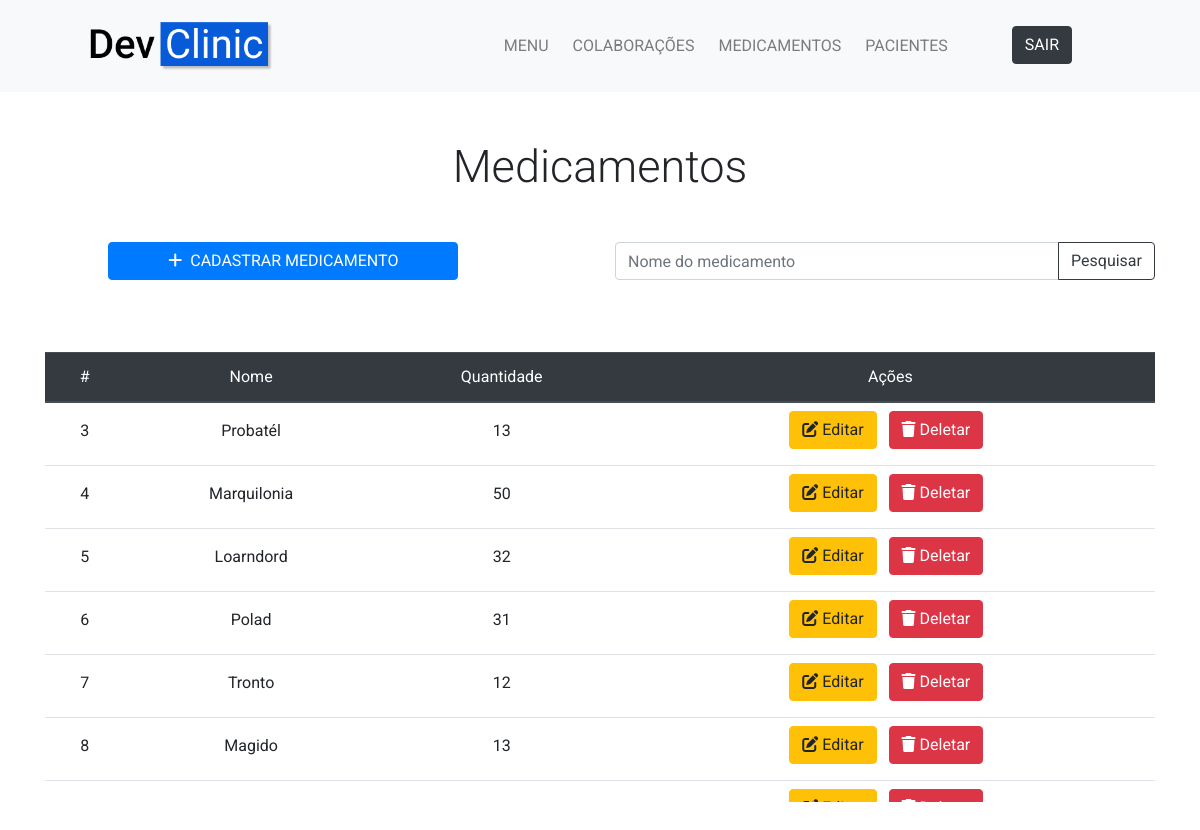
Screenshot of /medicamento/ (signed in) with the database file from the repository.
### medicamento/models.py (models this page shows, shortened)
class Medicamento(models.Model):
    nome = models.CharField(max_length=150)
    marca = models.CharField(max_length=60, blank=True)
    quantidade = models.BigIntegerField()

### medicamento/views.py (the view)
# urls.py: path('', views.menumedicamento, name='menumedicamento'),
@login_required
def menumedicamento(request):
    if request.method == 'GET':
        pesquisa = request.GET.get('nome')
        if not pesquisa:
            medicamentos = Medicamento.objects.all()
            return render(request, 'medicamento/menumedicamento.html', {'medicamentos':medicamentos})
        else:
            medicamentos = Medicamento.objects.filter(nome__contains=pesquisa)
            return render(request, 'medicamento/pesquisarmedicamento.html', {'medicamentos':medicamentos})

### medicamento/templates/medicamento/menumedicamento.html (shortened to what this page needs)
{% extends '../main/base.html' %}
{% block content %}
  <section class="py-5">
    <div class="container">
      <h1 class="display-4 text-center big-display">Medicamentos</h1>
      <div class="row my-5">
        <div class="col-lg-4 mx-auto">
          <a href="{% url 'medicamento:criarmedicamento' %}" class="btn btn-primary btn-block mb-4"><i class="fas fa-plus mr-1"></i> CADASTRAR MEDICAMENTO</a>
        </div>
        <div class="col-lg-6 ml-auto">
          <form method="GET">
            <div class="form-group">
              <div class="input-group">
                <input type="text" name="nome" id="nome" class="form-control" placeholder="Nome do medicamento">
                <div class="input-group-append">
                  <button type="submit" class="btn btn-outline-dark">Pesquisar</button>
                </div>
              </div>
            </div>
          </form>
        </div>
      </div>
      <div class="row">
        <div class="col-lg-12">
          {% if medicamentos %}
            <div class="table-responsive" id="tabela-colaboracao">
              <table class="table table-hover">
                <thead class="thead-dark">
                  <tr>
                    <th scope="col" class="text-center">#</th>
                    <th scope="col" class="text-center">Nome</th>
                    <th scope="col" class="text-center">Quantidade</th>
                    <th scope="col" class="text-center">Ações</th>
                  </tr>
                </thead>
                <tbody>
                  {% for medicamento in medicamentos %}
                      <tr>
                        <th scope="row" class="text-center py-3">{{ medicamento.id }}</th>
                        <th class="text-center py-3">{{ medicamento.nome }}</th>
                        <th class="text-center py-3">{{ medicamento.quantidade }}</th>
                        <th class="text-center py-2">
                          <a href="{% url 'medicamento:editarmedicamento' medicamento.id %}" class="btn btn-warning mr-2 mb-2"><i class="fas fa-edit mr-md-1"></i>Editar</a>
                          <form method="POST" class="d-inline" action="{% url 'medicamento:deletarmedicamento' medicamento.id %}">
                            <button type="submit" class="btn btn-danger mr-2 mb-2"><i class="fas fa-trash mr-1"></i>Deletar</button>
                          </form>
                        </th>
                      </tr>
                  {% endfor %}
                </tbody>
              </table>
            </div>
          {% else %}
            <h2>Sem medicamentos cadastrados</h2>
          {% endif %}
        </div>
      </div>
    </div>
  </section>
{% endblock %}

### main/static/main/css/style.css (style rules this page uses)
body { font-family: 'Roboto', sans-serif; }
#tabela-colaboracao { height: 450px; overflow: auto; overflow-x: hidden; }
#tabela-colaboracao th { font-weight: 400; }
.big-display { font-size: 45px; }

### rows the page displays
Medicamento: id "3", nome "Probatél", quantidade "13"
Medicamento: id "4", nome "Marquilonia", quantidade "50"
Medicamento: id "5", nome "Loarndord", quantidade "32"
Medicamento: id "6", nome "Polad", quantidade "31"
Medicamento: id "7", nome "Tronto", quantidade "12"
Medicamento: id "8", nome "Magido", quantidade "13"
